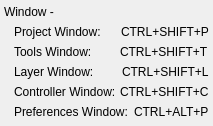
              <widget class="QWidget" name="widget_27" native="true">
               <property name="sizePolicy">
                <sizepolicy hsizetype="Preferred" vsizetype="Fixed">
                 <horstretch>0</horstretch>
                 <verstretch>0</verstretch>
                </sizepolicy>
               </property>
               <layout class="QVBoxLayout" name="verticalLayout_4">
                <property name="spacing">
                 <number>0</number>
                </property>
                <property name="leftMargin">
                 <number>4</number>
                </property>
                <property name="topMargin">
                 <number>2</number>
                </property>
                <property name="rightMargin">
                 <number>4</number>
                </property>
                <property name="bottomMargin">
                 <number>4</number>
                </property>
                <item>
                 <widget class="QWidget" name="widget_28" native="true">
                  <layout class="QHBoxLayout" name="horizontalLayout_27">
                   <property name="spacing">
                    <number>0</number>
                   </property>
                   <property name="margin">
                    <number>0</number>
                   </property>
                   <item>
                    <widget class="QLabel" name="label_40">
                     <property name="minimumSize">
                      <size>
                       <width>0</width>
                       <height>20</height>
                      </size>
                     </property>
                     <property name="text">
                      <string>Window -</string>
                     </property>
                    </widget>
                   </item>
                  </layout>
                 </widget>
                </item>
                <item>
                 <widget class="QWidget" name="widget_29" native="true">
                  <property name="minimumSize">
                   <size>
                    <width>0</width>
                    <height>20</height>
                   </size>
                  </property>
                  <layout class="QHBoxLayout" name="horizontalLayout_28" stretch="2,1">
                   <property name="spacing">
                    <number>4</number>
                   </property>
                   <property name="leftMargin">
                    <number>10</number>
                   </property>
                   <property name="topMargin">
                    <number>0</number>
                   </property>
                   <property name="rightMargin">
                    <number>0</number>
                   </property>
                   <property name="bottomMargin">
                    <number>0</number>
                   </property>
                   <item>
                    <widget class="QLabel" name="label_41">
                     <property name="text">
                      <string>Project Window: </string>
                     </property>
                    </widget>
                   </item>
                   <item>
                    <widget class="QLabel" name="label_42">
                     <property name="text">
                      <string>CTRL+SHIFT+P</string>
                     </property>
                    </widget>
                   </item>
                  </layout>
                 </widget>
                </item>
                <item>
                 <widget class="QWidget" name="widget_30" native="true">
                  <property name="minimumSize">
                   <size>
                    <width>0</width>
                    <height>20</height>
                   </size>
                  </property>
                  <layout class="QHBoxLayout" name="horizontalLayout_29" stretch="2,1">
                   <property name="spacing">
                    <number>4</number>
                   </property>
                   <property name="leftMargin">
                    <number>10</number>
                   </property>
                   <property name="topMargin">
                    <number>0</number>
                   </property>
                   <property name="rightMargin">
                    <number>0</number>
                   </property>
                   <property name="bottomMargin">
                    <number>0</number>
                   </property>
                   <item>
                    <widget class="QLabel" name="label_43">
                     <property name="text">
                      <string>Tools Window:</string>
                     </property>
                    </widget>
                   </item>
                   <item>
                    <widget class="QLabel" name="label_44">
                     <property name="text">
                      <string>CTRL+SHIFT+T</string>
                     </property>
                    </widget>
                   </item>
                  </layout>
                 </widget>
                </item>
                <item>
                 <widget class="QWidget" name="widget_31" native="true">
                  <property name="minimumSize">
                   <size>
                    <width>0</width>
                    <height>20</height>
                   </size>
                  </property>
                  <layout class="QHBoxLayout" name="horizontalLayout_30" stretch="2,1">
                   <property name="spacing">
                    <number>4</number>
                   </property>
                   <property name="leftMargin">
                    <number>10</number>
                   </property>
                   <property name="topMargin">
                    <number>0</number>
                   </property>
                   <property name="rightMargin">
                    <number>0</number>
                   </property>
                   <property name="bottomMargin">
                    <number>0</number>
                   </property>
                   <item>
                    <widget class="QLabel" name="label_45">
                     <property name="text">
                      <string>Layer Window:</string>
                     </property>
                    </widget>
                   </item>
                   <item>
                    <widget class="QLabel" name="label_46">
                     <property name="text">
                      <string>CTRL+SHIFT+L</string>
                     </property>
                    </widget>
                   </item>
                  </layout>
                 </widget>
                </item>
                <item>
                 <widget class="QWidget" name="widget_32" native="true">
                  <property name="minimumSize">
                   <size>
                    <width>0</width>
                    <height>20</height>
                   </size>
                  </property>
                  <layout class="QHBoxLayout" name="horizontalLayout_31" stretch="2,1">
                   <property name="spacing">
                    <number>4</number>
                   </property>
                   <property name="leftMargin">
                    <number>10</number>
                   </property>
                   <property name="topMargin">
                    <number>0</number>
                   </property>
                   <property name="rightMargin">
                    <number>0</number>
                   </property>
                   <property name="bottomMargin">
                    <number>0</number>
                   </property>
                   <item>
                    <widget class="QLabel" name="label_47">
                     <property name="text">
                      <string>Controller Window:</string>
                     </property>
                    </widget>
                   </item>
                   <item>
                    <widget class="QLabel" name="label_48">
                     <property name="text">
                      <string>CTRL+SHIFT+C</string>
                     </property>
                    </widget>
                   </item>
                  </layout>
                 </widget>
                </item>
                <item>
                 <widget class="QWidget" name="widget_33" native="true">
                  <property name="minimumSize">
                   <size>
                    <width>0</width>
                    <height>20</height>
                   </size>
                  </property>
                  <layout class="QHBoxLayout" name="horizontalLayout_32" stretch="2,1">
                   <property name="spacing">
                    <number>4</number>
                   </property>
                   <property name="leftMargin">
                    <number>10</number>
                   </property>
                   <property name="topMargin">
                    <number>0</number>
                   </property>
                   <property name="rightMargin">
                    <number>0</number>
                   </property>
                   <property name="bottomMargin">
                    <number>0</number>
                   </property>
                   <item>
                    <widget class="QLabel" name="label_49">
                     <property name="text">
                      <string>Preferences Window:</string>
                     </property>
                    </widget>
                   </item>
                   <item>
                    <widget class="QLabel" name="label_50">
                     <property name="text">
                      <string>CTRL+ALT+P</string>
                     </property>
                    </widget>
                   </item>
                  </layout>
                 </widget>
                </item>
               </layout>
              </widget>
